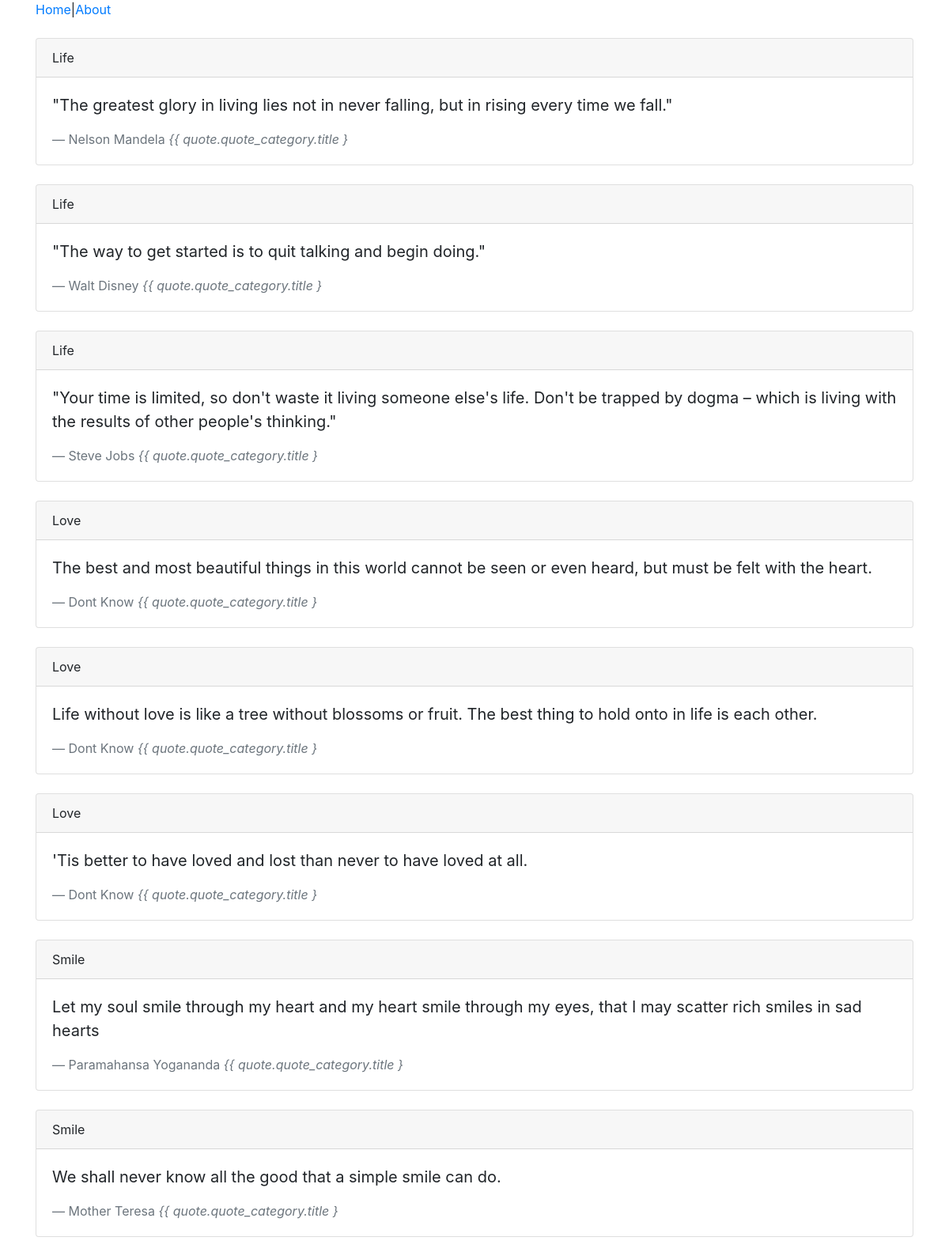
The page / on the database its author committed.
### main_app/models.py (models this page shows, shortened)
class Quote(models.Model):
    quote = models.TextField()
    author = models.CharField(max_length=200)
    quote_category = models.ForeignKey(
        'QuoteCategory',
        on_delete = models.CASCADE
    )

class QuoteCategory(models.Model):
    title = models.CharField(max_length=50)

### main_app/views.py (the view)
# urls.py: path('', views.HomeView.as_view(), name="home"),
class HomeView(ListView):
    template_name = "index.html"
    model = Quote
    def get_queryset(self):
        query_set = super().get_queryset()
        return query_set.select_related('quote_category')

### templates/index.html
{% extends 'base.html' %}
    {% block body %}
    <div>
        <br>
            {% for quote in object_list %}
            <div class="card">
        <div class="card-header">
            {{ quote.quote_category.title }}
        </div>
          <div class="card-body">
            <blockquote class="blockquote mb-0">
              <p>{{ quote.quote }}</p>
              <footer class="blockquote-footer">{{ quote.author }} <cite title="Source Title">{{ quote.quote_category.title }</cite></footer>
            </blockquote>
          </div>
        </div>
        <br>
        {% endfor %}
    </div>
    {% endblock %}

### templates/base.html (shortened to what this page needs)
<!DOCTYPE HTML>
<html>
    <head>
    </head>
    <body>
    <div class="container">
    <link rel="stylesheet" href="https://stackpath.bootstrapcdn.com/bootstrap/4.4.1/css/bootstrap.min.css">
    <nav class="nav">
        <a href="/" class="nav-item"> Home </a> | <a href="{% url 'about' %}" class="nav-item"> About </a>
    </nav>
    {% block body %}
    {% endblock %}
    </div>
    </body>
</html>

### rows shown on the page
Quote: quote_category "Life", quote "\"The greatest glory in living lies not in never falling, but in rising every time we fall.\"", author "Nelson Mandela"
Quote: quote_category "Life", quote "\"The way to get started is to quit talking and begin doing.\"", author "Walt Disney"
Quote: quote_category "Life", quote "\"Your time is limited, so don't waste it living someone else's life. Don't be trapped by dogma – which is living with the results of other people's thinking.\"", author "Steve Jobs"
Quote: quote_category "Love", quote "The best and most beautiful things in this world cannot be seen or even heard, but must be felt with the heart.", author "Dont Know"
Quote: quote_category "Love", quote "Life without love is like a tree without blossoms or fruit. The best thing to hold onto in life is each other.", author "Dont Know"
Quote: quote_category "Love", quote "'Tis better to have loved and lost than never to have loved at all.", author "Dont Know"
Quote: quote_category "Smile", quote "Let my soul smile through my heart and my heart smile through my eyes, that I may scatter rich smiles in sad hearts", author "Paramahansa Yogananda"
Quote: quote_category "Smile", quote "We shall never know all the good that a simple smile can do.", author "Mother Teresa"
